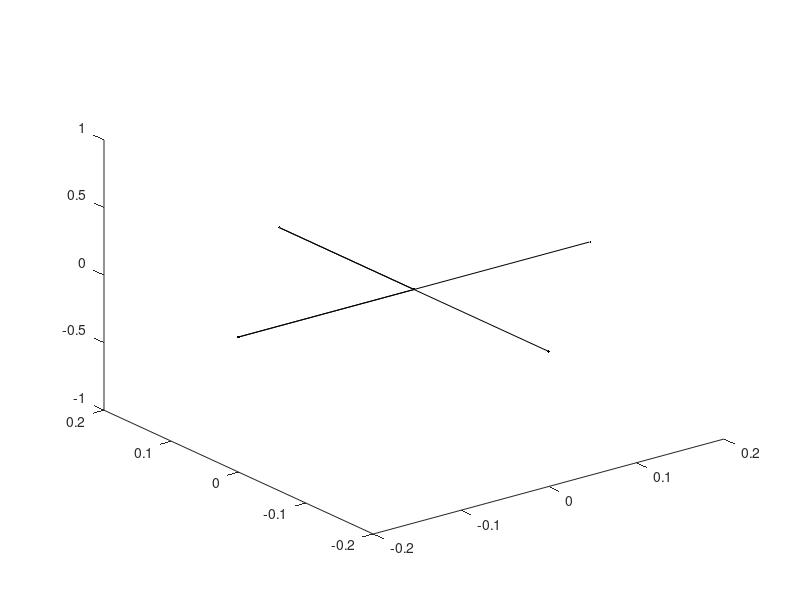

Source code (MATLAB): (Note: this script raises an error after producing the figure.)
%% Mathematical Modeling and Simulation of Quadcopter Drone
%  Manuel Mariani, Daniele Manes; Ancona 2018

%% Prepare Workspace
clc
clear
close all

%% Variables & Parameters Declaration
% Parameters
Deltat = 0.01;                  % Value of discretization of the time interval (s)
m = 0.45;                       % Mass of drone (Kg)
l = 0.20;                       % Length of drone arms, from the center (m)
b = 7.5e-7 ;                    % Drag constant
L = 3e-6;                       % Lift constant
A = 0.25/m*eye(3);              % Aerodynamical effects matrix
cost = l*L;

Ixx = 5e-3;                     % Inertia about the X axis
Iyy = 5e-3;                     % Inertia about the Y axis
Izz = 8e-3;                     % Inertia about the Z axis
I = [Ixx 0 0; 0 Iyy 0; 0 0 Izz];% Inertia matrix
Ir = 6e-5;                      % Rotor Inertia

% Initial Conditions
xi = zeros(3, 2);               % Relative position (x,y,z) of drone, relative to Earth Frame
xii = zeros(3,2);               % Derivate of xi
eta = zeros(3, 2);              % Attitudes of drone (roll, pitch, yaw)
tau = zeros(3,1);               % Torques of drone, relative to body frame attitudes
T = 0;                          % Thrust of drone on the z axis
vel = zeros(3, 2);              % Angular velocities relative to the Body Frame
Winv = zeros(3,3);              % Tranformation matrix (inverted)
R = zeros(3,1);                 % Rotation vector of drone's z axis
Rx = zeros(3,3,2);              % x Rotation matrix
Ry = zeros(3,3,2);              % y Rotation matrix
Rz = zeros(3,3,2);              % z Rotation matrix

w = zeros(4,1);                 % Angular Velocity Matrix(rad/s)
deltaW = 0.5;                   % Step size for controlling the motors

%% Plot preparation
k = 0;              % Counter

% Drone shape definition
Drone = l*[ 1 -1 0 0 0;
            0 0 0 1 -1;
            0 0 0 0 0];       
RotatedDrone = Drone;

% Main plot for 3D simulation
p = plot3(RotatedDrone(1,:,1),RotatedDrone(2,:,1),RotatedDrone(3,:,1),'k.-');
animLine = animatedline('MaximumNumPoints',1000,'Color','r');


% Set Figure Options
xlabel('X (m)');
ylabel('Y (m)');
zlabel('Z (m)');
axisLim = 2;
axis([-axisLim axisLim -axisLim axisLim -axisLim axisLim])
grid on;
grid minor;

%% Simulation & Numeric implementation
while Simulate
    k = k+1;
    
    phi = eta(1,1);
    theta = eta(2,1);
    psi = eta(3,1);
    
    w1square = w(1)^2;
    w2square = w(2)^2;
    w3square = w(3)^2;
    w4square = w(4)^2;
    % Angular momentum
    tau(:) = [cost*(w4square-w2square);
              cost*(w3square-w1square);
              b*(w1square - w2square + w3square - w4square)];
    % Thrust on drone's z axis
    T = L*(w1square + w2square + w3square + w4square);
    % Angular velocities
    Gamma = Ir * cross(vel(:,1), [0;0;1]) * (w(1,1) - w(2,1) + w(3,1) - w(4,1));
    vel(:,1+1) = Deltat*( I\(-cross( vel(:,1), I*vel(:,1)) -Gamma +tau(:)) ) + vel(:,1);
    % Transformation matrix from Body to Earth frame
    Winv(:,:) = [ 1 sin(phi)*tan(theta) cos(phi)*tan(theta);
                  0 cos(phi) -sin(phi);
                  0 sin(phi)/cos(theta) cos(phi)/cos(theta)];
    % Attitudes
    eta(:,1+1) = Deltat*( Winv(:,:)*vel(:,1)) + eta(:,1);
    %                   Rotation matrices
    % Defining 3rd column of rotation matrix
    R(:) = [cos(psi)*sin(theta)*cos(phi)+sin(psi)*sin(phi);
            sin(psi)*sin(theta)*cos(phi)-cos(psi)*sin(phi);
            cos(theta)*cos(phi)];
    % Defining the three rotation matrices for 3d plotting
    Rx(:,:,1) = [ 1 0 0;
                  0 cos(phi) sin(phi);
                  0 -sin(phi) cos(phi)];
    Ry(:,:,1) = [cos(theta) 0 -sin(theta);
                 0 1 0;
                 sin(theta) 0 cos(theta)];
    Rz(:,:,1) = [cos(psi) sin(psi) 0;
                 -sin(psi) cos(psi) 0;
                 0 0 1];
  
    % Positions (absolute)
    xii(:,1+1) = Deltat*( -[0;0;10] + T/m * R(:) -A*xii(:,1)) + xii(:,1);
    xi(:,1+1) = (Deltat*xii(:,1)) + xi(:,1);  
    
    % Update the plot
    axis([-axisLim+xi(1,1) axisLim+xi(1,1) -axisLim+xi(2,1)...
          axisLim+xi(2,1) -axisLim+xi(3,1) axisLim+xi(3,1)]);
    
    
    % Rotation of drone
    RotatedDrone(:,:) = Rx(:,:,1)'*Ry(:,:,1)'*Rz(:,:,1)*(Drone) + xi(:,1);
    set(p, 'XData', RotatedDrone(1,:), ...
           'YData', RotatedDrone(2,:), ...
           'ZData', RotatedDrone(3,:));          
    % Drone's trail
    addpoints(animLine,xi(1,1),xi(2,1),xi(3,1));
    drawnow;
          
    %% Setting values of next iteration
    vel(:,1) = vel(:,2);
    eta(:,1) = eta(:,2);
    xii(:,1) = xii(:,2);
    xi(:,1) = xi(:,2);
end
